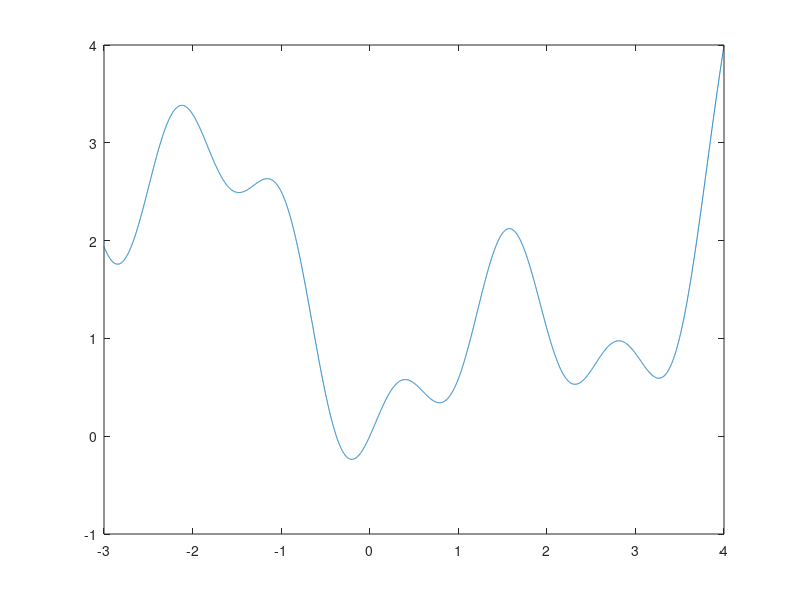

The MATLAB source for this figure: (Note: this script raises an error after producing the figure.)
clear all;
a=-3;
b=4;
L=b-a;
resolution=1000;
t=a:1/resolution:b;

tic
fn = @(w) exp(w./2)-cos(2*w)+sin(5*w)./2-w;
%fn = @(w) sin(1./(w.^2+0.3));
%fn = @(w) (exp(1./(.5*w.^4+1)) /2).^2 + ...
%    ( ( exp( 1./((-0.15-w).^2+1) ) ).^4  )./150 + ...
%    exp(-(2.*w-3.8).^2)./3 + 0.02*(w-0.9).^2;

plot(t,fn(t))
hold on

%The number of elements
N=30;
%The highest degree of Legendre polynomials
P=4;

Sum=0;
x=zeros(1,N+1);
for i = 2:N+1
    Sum=Sum+rand+0.2;
    x(i)=Sum;
end
x=x./Sum.*L+a;

LPfast=cell(11,1);
LPfast{1} = @(x) 1;
LPfast{2} = @(x) x;
LPfast{3} = @(x) 1/2*(3*x.^2-1);
LPfast{4} = @(x) 1/2*(5*x.^3-3.*x);
LPfast{5} = @(x) 1/8*(35*x.^4-30*x.^2+3);
LPfast{6} = @(x) 1/8*(63*x.^5-70*x.^3+15*x);
LPfast{7} = @(x) 1/16*(231*x.^6-315*x.^4+105*x.^2-5);
LPfast{8} = @(x) 1/16*(429*x.^7-693*x.^5+315*x.^3-35*x);
LPfast{9} = @(x) 1/128*(6435*x.^8-12012*x.^6+6930*x.^4-1260*x.^2+35);
LPfast{10} = @(x) 1/128*(12155*x.^9-25740*x.^7+18018*x.^5-4620*x.^3+315*x);
LPfast{11} = @(x) 1/256*(46189*x.^10-109395*x.^8+90090*x.^6-30030*x.^4+3465*x.^2-63);

diagonal=2./(2*(0:P)+1);
Diagonal=zeros(1,(P+1)*N);

%(P+1)xN matrix containing integrals F_{ij}=\int_j f*L_i dx
F=zeros(P+1,N);

for i=1:N
    for power = 0:P
        F(power + 1, i)=FastLegendreProduct(fn,LPfast{power+1},x(i),x(i+1));
    end 
    Diagonal((i-1)*(P+1)+1  : i*(P+1))=diagonal;
end

F=reshape(F,[],1);

%Mass matrix
I=(1:(P+1)*N);
M=sparse(I, I, Diagonal);
U=M\F;
U=reshape(U,P+1,N);

%Plotting%%%%%%%%%%%%%%
Y=zeros(1,length(t));
for element = 1:N
    [subdomain,l,u] = GetDomain2(t,x(element),x(element+1));
    values=zeros(1,length(subdomain));
    for p=0:P
        values=values + FastLegendreTransform(LPfast{p+1},subdomain)*U(p+1,element);
    end    
    Y(l:u)=values;
end    
plot(t,Y)
hold off
disp("L2 error: " + sum(((fn(t)-Y)./resolution).^2))

toc

